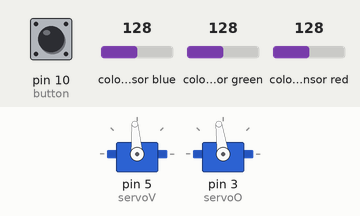
The sketch below on a simulated Arduino Uno, built with avr-gcc and run on an emulated ATmega328P. On the bench: 2 × servo. Wiring (inferred from the names in the program): TCS3200 colour sensor: output pin 13; S2 pin 8; S3 pin 12; S0 pin 4; S1 pin 7. The inputs (shaded band) are chosen by the test bench; at power-on: pin 10 (button) HIGH, colour sensor blue 128, colour sensor red 128, colour sensor green 128.

Above: at 1.2 s.
1.3 s: pin 10 (button) pulled LOW for 0.15 s
At 1.8 s:
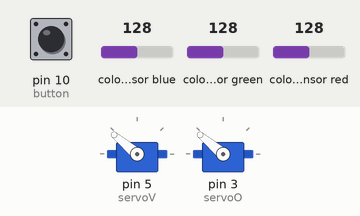
3.8 s: colour sensor blue set to 177
5.3 s: colour sensor blue set to 185
At 6.5 s:
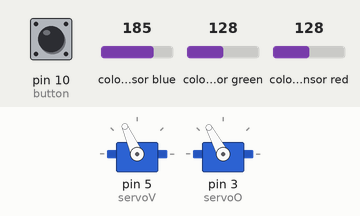
6.8 s: colour sensor red set to 209
8.3 s: colour sensor red set to 216
At 8.7 s:
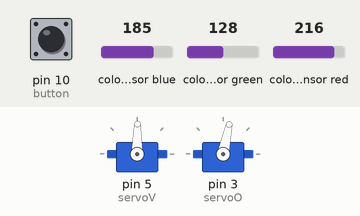
9.9 s: colour sensor blue set to 191
At 11.4 s:
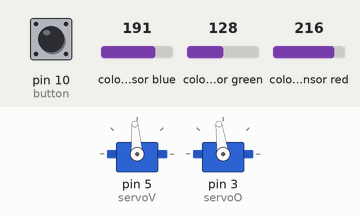
Timing chart, 0 to 12.4 s (numbered marks = the images above; inputs shaded):
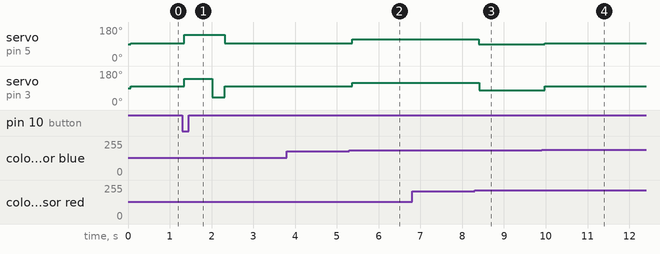

The sketch:

botti.ino
```cpp
/*     Arduino Color Sensing Tutorial
 *
 *  by Dejan Nedelkovski, www.HowToMechatronics.com
 *
 */

#define S0 4
#define S1 7
#define S2 8
#define S3 12
#define sensorOut 13
#define button 10
#include <Servo.h>

Servo servoV; //stop=94//Fw>94//Rw<94
Servo servoO;//stop=98//Fw<98//Rw>98
int painallus = 0;
int frequency = 0;
int nappi = 0;
int onGreen = 0;
int reverse = 0;

void setup() {
  pinMode(S0, OUTPUT);
  pinMode(S1, OUTPUT);
  pinMode(S2, OUTPUT);
  pinMode(S3, OUTPUT);
  pinMode(sensorOut, INPUT);
  pinMode(button, INPUT);
  servoV.attach(5);
  servoO.attach(3);
  int arr[3];
  arr[0]=0;
  arr[1]=0;
  arr[2]=0;

  // Setting frequency-scaling to 20%
  digitalWrite(S0,HIGH);
  digitalWrite(S1,LOW);
  Serial.begin(9600);
}
void loop() {
  // Setting red filtered photodiodes to be read
  digitalWrite(S2,LOW);
  digitalWrite(S3,LOW);
  // Reading the output frequency
  frequency = pulseIn(sensorOut, LOW);
  //Remaping the value of the frequency to the RGB Model of 0 to 255
  frequency = map(frequency, 0,150,255,0);
  // Printing the value on the serial monitor
  int arr[3];
  if (frequency > 255){
    frequency = 255;
    }
  if (frequency < 0){
    frequency = 0;
    }
  arr[0]=frequency;
  delay(20);
  // Setting Green filtered photodiodes to be read
  digitalWrite(S2,HIGH);
  digitalWrite(S3,HIGH);
  // Reading the output frequency
  frequency = pulseIn(sensorOut, LOW);
  //Remaping the value of the frequency to the RGB Model of 0 to 255
  frequency = map(frequency, 5,200,255,0);
  // Printing the value on the serial monitor
  if (frequency > 255){
    frequency = 255;
    }
  if (frequency < 0){
    frequency = 0;
    }
  arr[1]=frequency;
  delay(20);
  // Setting Blue filtered photodiodes to be read
  digitalWrite(S2,LOW);
  digitalWrite(S3,HIGH);
  // Reading the output frequency
  frequency = pulseIn(sensorOut, LOW);
  //Remaping the value of the frequency to the RGB Model of 0 to 255
  frequency = map(frequency, 0,170,255,0);
  // Printing the value on the serial monitor
  if (frequency > 255){
    frequency = 255;
    }
  if (frequency < 0){
    frequency = 0;
    }
  arr[2]=frequency;
  digitalWrite(button, HIGH);
  nappi = digitalRead(button);
  reverse = reverse;
  delay(20);
  //Serial.print("R= ");
  //Serial.print(arr[0]);
  //Serial.print(" ");
  //Serial.print("G= ");
  //Serial.print(arr[1]);
  //Serial.print(" ");
  //Serial.print("B= ");
  //Serial.print(arr[2]);
  //Serial.print(" Reverse = ");
  //Serial.println(reverse);

  //PUNAINEN (kääntyy oikealle)
  if (arr[0] > 190 && arr[0] > arr[1] && arr[0] > arr[2] && reverse == 0){
    servoV.write(114);
    servoO.write(118);
  }
  //SININEN (kääntyy vasemmalle)
   else if (arr[2] > 195 && arr[2] > arr[1] && arr[2] > arr[0] && reverse == 0){
    servoV.write(89);
    servoO.write(78);
   }
   //PUNAINEN (REVERSED)
    else if (reverse == 1 && arr[0] > 195 && arr[0] > arr[1] && arr[0] > arr[2]){
      servoV.write(89);
      servoO.write(78);
    }
    //SININEN (REVERSED)
    else if (reverse == 1 && arr[2] > 190 && arr[2] > arr[1] && arr[2] > arr[0]){
      servoV.write(114);
      servoO.write(118);
    }
   //arr[1] > 200 && arr[1] > arr[0] && arr[1] > arr[2] &&
   //VIHREÄ+NAPPI = SEIS + PYÖRÄYTYS
   else if (arr[1] > 195 && arr[1] > arr[0] && arr[1] > arr[2] && nappi == 0){
    servoV.write(140);
    servoO.write(140);
    delay(665);
    servoV.write(140);
    servoO.write(40);
    //muuta tarvittaessa
    delay(150);
    onGreen = 0;
     reverse = (reverse  -1) * (-1);
     delay(100);
    }

    //VIHREÄ
    else if (arr[1] > 195 && arr[1] > arr[0] && arr[1] > arr[2]){
      servoV.write(94);
      servoO.write(98);
      onGreen = 1;
      delay(100);
    }
    else if (onGreen == 1){
      servoV.write(94);
      servoO.write(98);
      delay(100);
    }
    else{

      servoV.write(120);
      servoO.write(70);
     }
}
```

Measured:
- the behaviour switches between 179 and 180 on colour sensor blue (found by bisection; images 1 and 2)
- the behaviour switches between 211 and 212 on colour sensor red (found by bisection; images 2 and 3)
- the behaviour switches between 186 and 187 on colour sensor blue (found by bisection; images 3 and 4)
- after the input at 1.3 s, servo on pin 5 (servoV): 94° → 140° after 0.05 s, → 94° 0.98 s later; servo on pin 3 (servoO): 98° → 140° after 0.05 s, → 40° 0.67 s later, → 98° 0.31 s later
- after the input at 3.8 s, every drawn part: stays the same
- after the input at 5.3 s, servo on pin 5 (servoV): 94° → 114° after 0.07 s; servo on pin 3 (servoO): 98° → 118° after 0.07 s
- after the input at 6.8 s, every drawn part: stays the same
- after the input at 8.3 s, servo on pin 5 (servoV): 114° → 89° after 0.10 s; servo on pin 3 (servoO): 118° → 78° after 0.10 s
- after the input at 9.9 s, servo on pin 5 (servoV): 89° → 94° after 0.08 s; servo on pin 3 (servoO): 78° → 98° after 0.08 s
